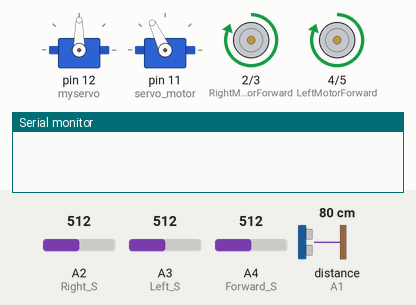
This sketch was run on a simulated Arduino Uno, built with avr-gcc and run on an emulated ATmega328P. On the bench: 2 × servo, motor-driver pin pairs drawn as motors (green arrow = first pin HIGH = forward, orange = second pin HIGH = backward, longer = more drive), the last lines printed to the serial monitor. Inputs (shaded band) come from the test bench; at power-on: distance to the obstacle (sensor on A1) 80 cm, A2 (Right_S) = 512, A3 (Left_S) = 512, A4 (Forward_S) = 512. The echo pulse lasts 58.3 µs per cm.

Above: at 3.9 s.
4.0 s: distance to the obstacle (sensor on A1) set to 45 cm
5.5 s: distance to the obstacle (sensor on A1) set to 37 cm
At 7.2 s:
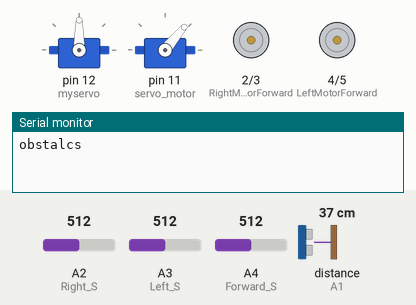
At 9.2 s:
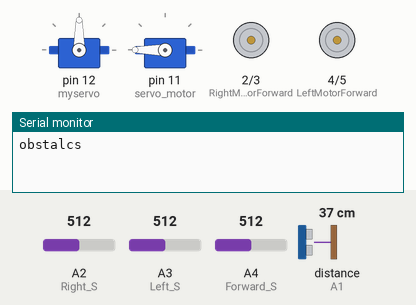
11.1 s: A2 (Right_S) set to 211
At 11.7 s:
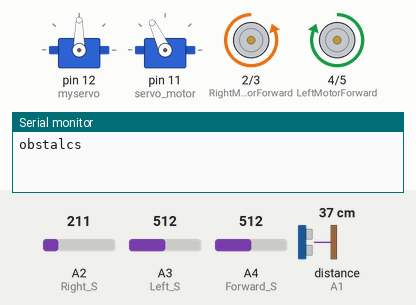
13.3 s: A2 (Right_S) set to 189
16.3 s: A3 (Left_S) set to 215
19.3 s: A3 (Left_S) set to 188
At 21.3 s:
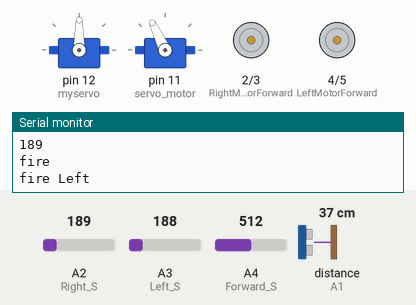
Timing chart, 0 to 23.3 s (numbered marks = the images above; inputs shaded):
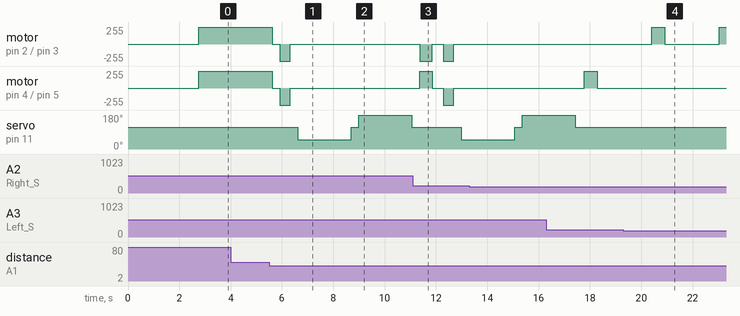

The sketch:

code.ino
```cpp
#include <Servo.h>
#include <NewPing.h>

int pos = 0;
boolean fire = false;


const int LeftMotorForward = 4;
const int LeftMotorBackward =5;
const int RightMotorForward = 2;
const int RightMotorBackward = 3;

const int sensorMin = 0;
const int sensorMax = 1024;


#define trig_pin A0
#define echo_pin A1

#define Left_S A3
#define Right_S A2
#define Forward_S A4
#define pump 6


#define maximum_distance 200
int distance = 100;

NewPing sonar(trig_pin, echo_pin, maximum_distance);
Servo servo_motor;
Servo myservo;

void setup(){
  Serial.begin(9600);
  pinMode(RightMotorForward, OUTPUT);
  pinMode(LeftMotorForward, OUTPUT);
  pinMode(LeftMotorBackward, OUTPUT);
  pinMode(RightMotorBackward, OUTPUT);

  pinMode(Left_S, INPUT);
  pinMode(Right_S, INPUT);
  pinMode(Forward_S, INPUT);
  myservo.attach(12);
  myservo.write(90);

  servo_motor.attach(11);
  servo_motor.write(115);
  delay(2000);
  distance = readPing();
  delay(100);
  distance = readPing();
  delay(100);
  distance = readPing();
  delay(100);
  distance = readPing();
  delay(100);
}

void loop(){
  myservo.write(90);

  int range1 = analogRead(Left_S);
  int range2 = analogRead(Right_S);
  int range3 = analogRead(Forward_S);

  int distanceRight = 0;
  int distanceLeft = 0;
  delay(50);

  if (range1<=200||range2 <= 200 || range3 <=200){
    Serial.println("fire");
     if (range3 <=200){
      if(range3<65){
        Serial.println("firenear");
        fire=true;
      }
      else{
        Serial.println("firedistance");
        moveForward();
        delay(range3-8);

        fire=true;
      }
      }
     else if (range1 <=200){
      Serial.println("fire Left");
      right();
      delay(500);
      moveStop();
      delay(2000);
     }
     else if (range2 <=200)
    {
      Serial.println("fire right");
      Serial.println(analogRead(Right_S));
      left();
      delay(500);
      moveStop();
      delay(2000);
    }

     while (fire == true)
     {
      put_off_fire();
     }

  }
    else if (distance <= 40){
      Serial.println("obstalcs");
      moveStop();
      delay(300);
      moveBackward();
      delay(400);
      moveStop();
      delay(300);
      distanceRight = lookRight();
      delay(300);
      distanceLeft = lookLeft();
      delay(300);
      if (analogRead(Forward_S) <=200 || analogRead(Right_S) <=200 || analogRead(Left_S) <=200) {
        return 0;
      }
      if (distanceRight >= distanceLeft){
        turnRight();
        moveStop();
      }
      else {
        turnLeft();
        moveStop();
      }

   }
    else{
    moveForward();
   }
    distance = readPing();

}

int lookRight(){
  servo_motor.write(50);
  delay(1000);
  int distance = readPing();
  delay(1000);
  servo_motor.write(115);
  return distance;
  delay(100);
}

int lookLeft(){
  servo_motor.write(180);
  delay(1000);
  int distance = readPing();
  delay(1000);
  servo_motor.write(115);
  return distance;
  delay(100);
}

int readPing(){
  delay(70);
  int cm = sonar.ping_cm();
  if (cm==0){
    cm=250;
  }
  return cm;
}
void left(){
      digitalWrite(LeftMotorForward, HIGH);
      digitalWrite(LeftMotorBackward, LOW);
      digitalWrite(RightMotorForward, HIGH);
      digitalWrite(RightMotorBackward, HIGH);
}
void right(){
      digitalWrite(LeftMotorForward, HIGH);
      digitalWrite(LeftMotorBackward, HIGH);
      digitalWrite(RightMotorForward, HIGH);
      digitalWrite(RightMotorBackward, LOW);
}

void moveStop(){

  digitalWrite(RightMotorForward, LOW);
  digitalWrite(LeftMotorForward, LOW);
  digitalWrite(RightMotorBackward, LOW);
  digitalWrite(LeftMotorBackward, LOW);
}

void moveForward(){

    digitalWrite(LeftMotorForward, HIGH);
    digitalWrite(RightMotorForward, HIGH);

    digitalWrite(LeftMotorBackward, LOW);
    digitalWrite(RightMotorBackward, LOW);

}

void moveBackward(){

  digitalWrite(LeftMotorBackward, HIGH);
  digitalWrite(RightMotorBackward, HIGH);

  digitalWrite(LeftMotorForward, LOW);
  digitalWrite(RightMotorForward, LOW);

}

void turnRight(){

  digitalWrite(LeftMotorForward, HIGH);
  digitalWrite(RightMotorBackward, HIGH);

  digitalWrite(LeftMotorBackward, LOW);
  digitalWrite(RightMotorForward, LOW);

  delay(500);

  digitalWrite(LeftMotorForward, HIGH);
  digitalWrite(RightMotorForward, HIGH);

  digitalWrite(LeftMotorBackward, LOW);
  digitalWrite(RightMotorBackward, LOW);


}

void turnLeft(){

  digitalWrite(LeftMotorBackward, HIGH);
  digitalWrite(RightMotorForward, HIGH);

  digitalWrite(LeftMotorForward, LOW);
  digitalWrite(RightMotorBackward, LOW);

  delay(500);

  digitalWrite(LeftMotorForward, HIGH);
  digitalWrite(RightMotorForward, HIGH);

  digitalWrite(LeftMotorBackward, LOW);
  digitalWrite(RightMotorBackward, LOW);
}
void put_off_fire()
{
  while(fire){
    /*if(analogRead(Forward_S)<10){
      moveBackward();
      delay(10);
    }*/


    delay (500);
    digitalWrite(LeftMotorForward, HIGH);
    digitalWrite(LeftMotorBackward, HIGH);
    digitalWrite(RightMotorForward, HIGH);
    digitalWrite(RightMotorBackward, HIGH);

   digitalWrite(pump, HIGH);
   delay(500);

    for (pos = 50; pos <= 130; pos += 1) {
    myservo.write(pos);
    delay(10);
  }
  for (pos = 130; pos >= 50; pos -= 1) {
    myservo.write(pos);
    delay(10);
  }

  digitalWrite(pump,LOW);
  myservo.write(90);
  if(analogRead(Forward_S)>60){
      fire=false;
    }
}
}
```

Measured:
- the behaviour switches between 41 and 40 cm on distance to the obstacle (sensor on A1) (found by bisection; images 0 and 1)
- the behaviour switches between 201 and 200 on A3 (Left_S) (found by bisection; images 3 and 4)
- after the input at 4.0 s, every drawn part: stays the same
- after the input at 5.5 s, motor on pin 2 (RightMotorForward) / pin 3 (RightMotorBackward), motor on pin 4 (LeftMotorForward) / pin 5 (LeftMotorBackward): forward 255/255 → stopped after 0.12 s, → backward 255/255 0.30 s later, → stopped 0.40 s later
- after the input at 19.3 s, motor on pin 2 (RightMotorForward) / pin 3 (RightMotorBackward): stopped → forward 255/255 after 1.1 s, → stopped 0.50 s later, → forward 255/255 2.1 s later; motor on pin 4 (LeftMotorForward) / pin 5 (LeftMotorBackward): stays stopped (without the input it goes to forward 255/255 after 1.1 s)
